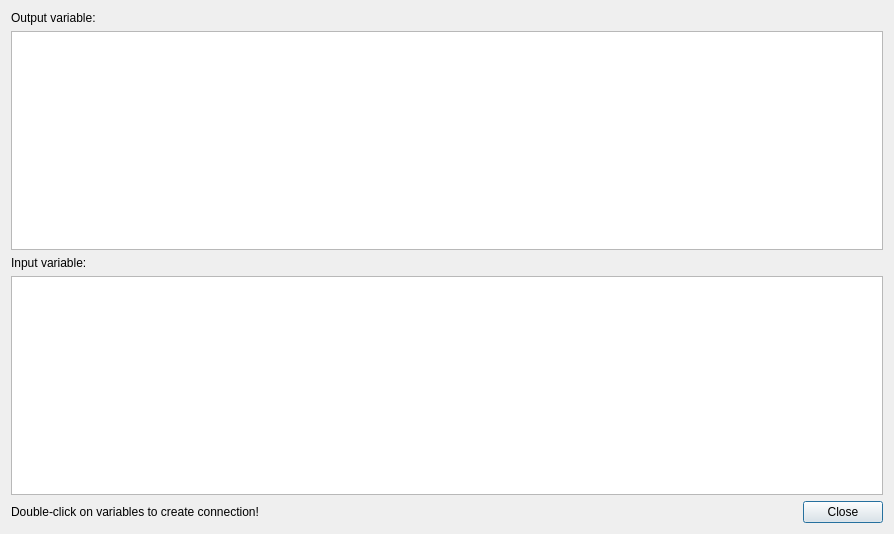
<?xml version="1.0" encoding="UTF-8"?>
<ui version="4.0">
 <class>MSIMCreateConnectionDialog</class>
 <widget class="QDialog" name="MSIMCreateConnectionDialog">
  <property name="geometry">
   <rect>
    <x>0</x>
    <y>0</y>
    <width>894</width>
    <height>534</height>
   </rect>
  </property>
  <property name="windowTitle">
   <string>Create connections</string>
  </property>
  <layout class="QVBoxLayout" name="verticalLayout">
   <item>
    <widget class="QLabel" name="label">
     <property name="text">
      <string>Output variable:</string>
     </property>
    </widget>
   </item>
   <item>
    <widget class="QTableWidget" name="tableWidgetOutputVariable">
     <property name="alternatingRowColors">
      <bool>true</bool>
     </property>
     <property name="selectionMode">
      <enum>QAbstractItemView::SingleSelection</enum>
     </property>
     <property name="selectionBehavior">
      <enum>QAbstractItemView::SelectRows</enum>
     </property>
    </widget>
   </item>
   <item>
    <widget class="QLabel" name="label_2">
     <property name="text">
      <string>Input variable:</string>
     </property>
    </widget>
   </item>
   <item>
    <widget class="QTableWidget" name="tableWidgetInputVariable">
     <property name="alternatingRowColors">
      <bool>true</bool>
     </property>
     <property name="selectionMode">
      <enum>QAbstractItemView::SingleSelection</enum>
     </property>
     <property name="selectionBehavior">
      <enum>QAbstractItemView::SelectRows</enum>
     </property>
    </widget>
   </item>
   <item>
    <layout class="QHBoxLayout" name="horizontalLayout">
     <item>
      <widget class="QLabel" name="label_3">
       <property name="text">
        <string>Double-click on variables to create connection!</string>
       </property>
      </widget>
     </item>
     <item>
      <widget class="QDialogButtonBox" name="buttonBox">
       <property name="orientation">
        <enum>Qt::Horizontal</enum>
       </property>
       <property name="standardButtons">
        <set>QDialogButtonBox::Close</set>
       </property>
      </widget>
     </item>
    </layout>
   </item>
  </layout>
 </widget>
 <resources/>
 <connections>
  <connection>
   <sender>buttonBox</sender>
   <signal>accepted()</signal>
   <receiver>MSIMCreateConnectionDialog</receiver>
   <slot>accept()</slot>
   <hints>
    <hint type="sourcelabel">
     <x>248</x>
     <y>254</y>
    </hint>
    <hint type="destinationlabel">
     <x>157</x>
     <y>274</y>
    </hint>
   </hints>
  </connection>
  <connection>
   <sender>buttonBox</sender>
   <signal>rejected()</signal>
   <receiver>MSIMCreateConnectionDialog</receiver>
   <slot>reject()</slot>
   <hints>
    <hint type="sourcelabel">
     <x>316</x>
     <y>260</y>
    </hint>
    <hint type="destinationlabel">
     <x>286</x>
     <y>274</y>
    </hint>
   </hints>
  </connection>
 </connections>
</ui>
